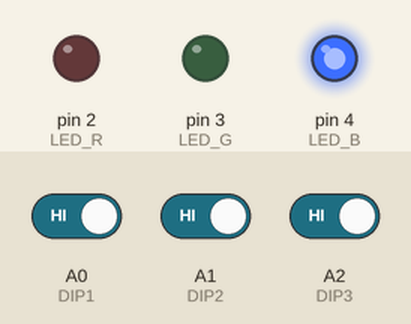
The sketch below on a simulated Arduino Uno, built with avr-gcc and run on an emulated ATmega328P. Parts: output pins drawn as LEDs (lit = HIGH). Dashed ring = blinking. Inputs (shaded band) come from the test bench; at power-on: A0 (DIP1) HIGH, A1 (DIP2) HIGH, A2 (DIP3) HIGH. No radio packets arrive unless stated.

Above: at 0.4 s.
At 2.58 s:
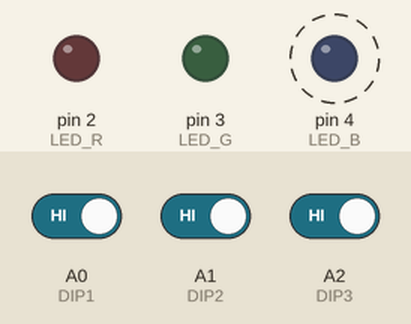
Timing chart, 0 to 3.0 s (numbered marks = the images above):
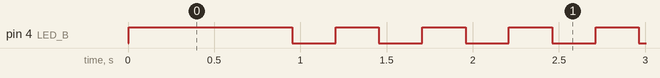

The sketch:

client.ino
```cpp
#include <SPI.h>
#include <RF24.h>
#include <avr/wdt.h>

#define CE_PIN 9
#define CSN_PIN 10
#define PIPE 0xE8E8F0F0E1ULL

#define LED_R 2
#define LED_G 3
#define LED_B 4

#define DIP1 A0
#define DIP2 A1
#define DIP3 A2

RF24 radio(CE_PIN,CSN_PIN);

struct Packet{
  uint8_t magic;
  uint8_t seq;
  uint8_t pgm;
  uint8_t pvw;
  uint16_t crc;
};

Packet pkt;

uint8_t camID=1;
uint8_t lastSeq=0xFF;
uint8_t lastState=255;

unsigned long lastRx=0;
unsigned long lastBlink=0;
bool blinkState=false;

uint16_t crc16(const uint8_t*d,size_t l){
  uint16_t c=0xFFFF;
  while(l--){
    c^=((uint16_t)*d++)<<8;
    for(uint8_t i=0;i<8;i++)
      c=(c&0x8000)?(c<<1)^0x1021:(c<<1);
  }
  return c;
}

uint8_t readID(){
  uint8_t id=0;
  if(digitalRead(DIP1)==LOW)id|=1;
  if(digitalRead(DIP2)==LOW)id|=2;
  if(digitalRead(DIP3)==LOW)id|=4;
  if(id==0)id=1;
  if(id>4)id=1;
  return id;
}

void radioInit(){
  radio.begin();
  radio.setChannel(76);
  radio.setDataRate(RF24_250KBPS);
  radio.setPALevel(RF24_PA_HIGH);
  radio.openReadingPipe(1,PIPE);
  radio.startListening();
}

void setLed(uint8_t s){
  if(s==lastState)return;
  lastState=s;
  digitalWrite(LED_R,s==1);
  digitalWrite(LED_G,s==2);
  digitalWrite(LED_B,s==3);
}

void setup(){

  wdt_enable(WDTO_8S);

  pinMode(LED_R,OUTPUT);
  pinMode(LED_G,OUTPUT);
  pinMode(LED_B,OUTPUT);

  pinMode(DIP1,INPUT_PULLUP);
  pinMode(DIP2,INPUT_PULLUP);
  pinMode(DIP3,INPUT_PULLUP);

  camID=readID();

  radioInit();

  setLed(3);
}

void loop(){

  wdt_reset();

  while(radio.available()){

    radio.read(&pkt,sizeof(pkt));

    if(pkt.magic!=0xA5)continue;

    uint8_t b[4]={pkt.magic,pkt.seq,pkt.pgm,pkt.pvw};

    if(crc16(b,4)!=pkt.crc)continue;

    if(lastSeq!=0xFF){

      uint8_t diff=pkt.seq-lastSeq;

      if(diff==0)continue;

      if(diff>128 && (millis()-lastRx)<2000)continue;

    }

    lastSeq=pkt.seq;
    lastRx=millis();

    bool pgm=bitRead(pkt.pgm,camID-1);
    bool pvw=bitRead(pkt.pvw,camID-1);

    if(pgm)
      setLed(1);
    else if(pvw)
      setLed(2);
    else
      setLed(3);

  }

  if(millis()-lastRx>700){

    if(millis()-lastBlink>250){

      lastBlink=millis();

      blinkState=!blinkState;

      digitalWrite(LED_R,LOW);
      digitalWrite(LED_G,LOW);
      digitalWrite(LED_B,blinkState);

    }

    if(millis()-lastRx>5000){

      radioInit();

    }

  }

}
```

Measured:
- by itself, pin 4 (LED_B): alternates HIGH for 0.25 s and LOW for 0.25 s
